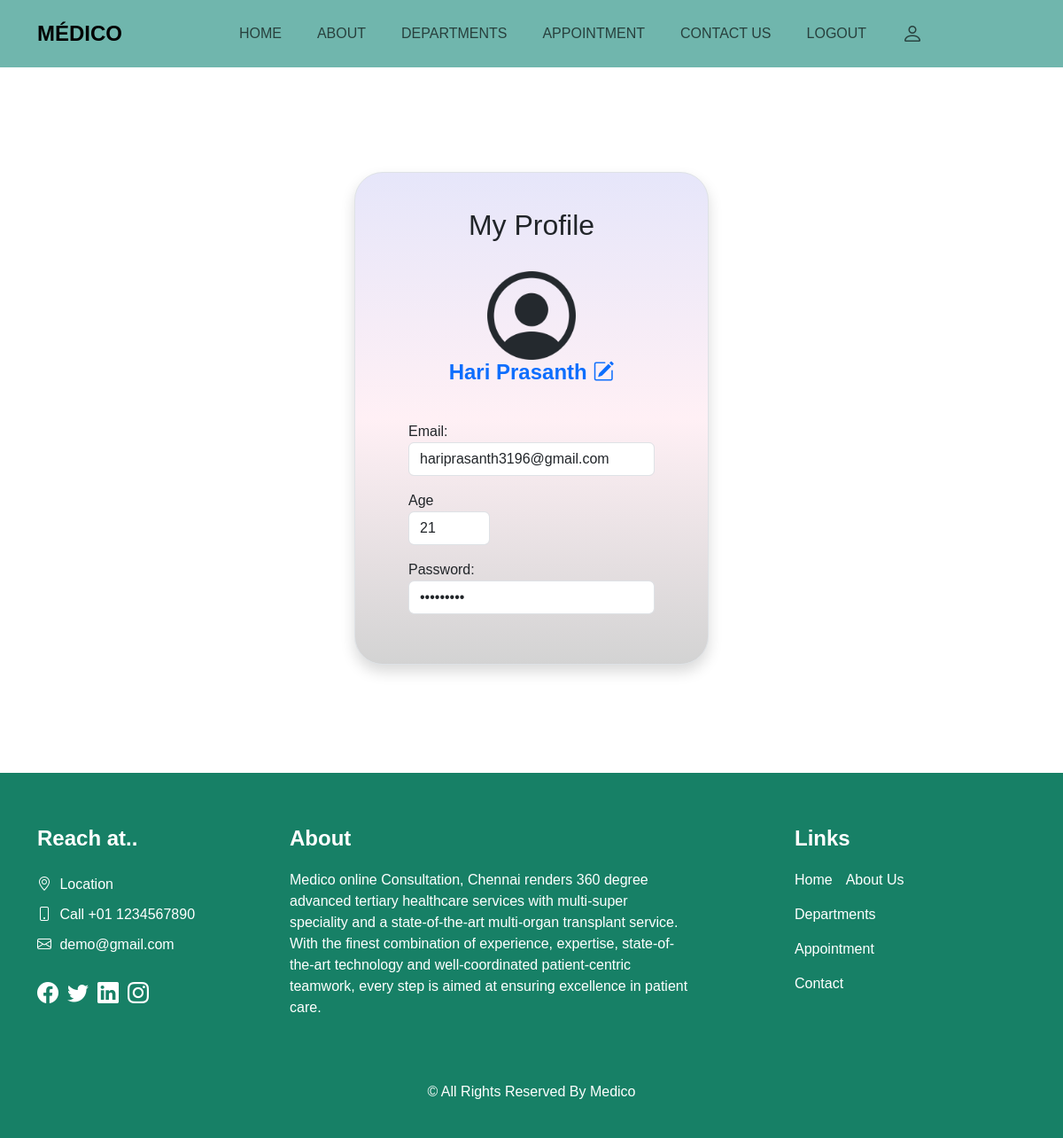
The app's page /profile (signed in) with its own data.
### docapp/models.py (models this page shows)
class Dsignup(models.Model):
    FirstName=models.CharField(max_length=30)
    LastName=models.CharField(max_length=30)
    Gender=models.CharField(max_length=10)
    Age=models.CharField(max_length=3)
    Email=models.CharField(max_length=40)
    Password=models.CharField(max_length=20)
    TandC=models.CharField(max_length=10)
    def __str__(self):
        return self.Email +", "+ self.FirstName

### docapp/views.py (the view)
# urls.py: path("profile", views.profile, name="profile"),
def profile(request):
    if(request.user):
        u=request.user.email
        print(u)
        obj=Dsignup.objects.filter(Email=u)
        obj1=Psignup.objects.filter(Email=u)
        if obj:
            data=obj
            print(obj)
        else:
            data=obj1
            print(obj1)
    return render(request, "profile.html", locals())

### templates/profile.html (shortened to what this page needs)
{% extends 'base.html' %}
{% block profile %}
<div class="sub_page mt-5 pt-4">
    <div class="d-flex justify-content-center align-items-center min-vh-100 mx-auto" style="width: 400px;">
    <div class="border rounded-5 p-3 bg-white shadow box-area w-90" style="background:linear-gradient(lavender,lavenderblush,lightgray)">
       <div class="m-2">
        <form action="" method="POST">
            {% if gi %}
            <div class="row m-4 align-items-center">
                <div class="header-text mb-4" style="text-align: center;">
                    <h2>My Profile</h2>
                </div>
                <div class="mb-3" style="text-align:center;">
                    <img src="/static/images/profile-circle-icon-512x512-dt9lf8um.png" alt="" height="100px">
                    <div class="col-sm-3 input-group">
                        <div class="col-sm m-3">
                            <label for="">FirstName</label>
                            <input type="text" class="form-control" name="fname" value="{{gi.FirstName}}">
                        </div>
                        <div class="col-sm m-3">
                            <label for="">Last Name</label>
                            <input type="text" class="form-control" name="lname" value="{{gi.LastName}}">
                        </div>
                    </div>
                </div>
                <div class="col-sm input-group mb-3">
                    <div class="col-sm">
                        <label class="email">Email: </label>
                        <input type="text" class="form-control" name="gemail" id="email" value="{{gi.Email}}" readonly>
                    </div>
                </div>
                <div class="row">
                    <div class="col-md-5 mb-3">
                        <label for="age">Age</label>
                        <input type="number" class="form-control" id="age" value="{{gi.Age}}" readonly>
                    </div>
                </div>
                <div class="col-sm input-group mb-3">
                    <div class="col-sm">
                        <label for="password">Password: </label>
                        <input type="password" class="form-control" id="password" value="{{gi.Password}}" readonly>
                    </div>
                </div>
                <div class="row">
                    <div class="col">
                        <button type="submit" class="btn btn-primary">Save</button>
                    </div>
                </div>
            </div>
            {% else %}
            {% for i in data %}
            <div class="row m-4 align-items-center">
                <div class="header-text mb-4" style="text-align: center;">
                    <h2>My Profile</h2>
                </div>
                <div class="mb-3" style="text-align:center;">
                    <img src="/static/images/profile-circle-icon-512x512-dt9lf8um.png" alt="" height="100px">
                    <div class="col-sm input-group mb-3">
                        <div class="col-sm">
                            <h4 class="text-primary"><strong>{{i.FirstName}}{{" "}}{{i.LastName}}
                            </strong><a href="{% url 'profile' %}/{{i.id}}"><i class="bi bi-pencil-square"></i></a></h4>
                        </div>
                    </div>
                </div>
                <div class="col-sm input-group mb-3">
                    <div class="col-sm">
                        <label class="email">Email: </label>
                        <input type="text" class="form-control" id="email" value="{{i.Email}}" required readonly>
                    </div>
                </div>
                <div class="row">
                    <div class="col-md-5 mb-3">
                        <label for="age">Age</label>
                        <input type="number" class="form-control" id="age" value="{{i.Age}}" readonly>
                    </div>
                </div>
                <div class="col-sm input-group mb-3">
                    <div class="col-sm">
                        <label for="password">Password: </label>
                        <input type="password" class="form-control" id="password" value="{{i.Password}}" readonly>
                    </div>
                </div>
            </div>
            {% endfor %}
            {% endif %}
        </form>
        </div>
    </div>
    </div>
<div>
{% endblock %}

### static/style.css (style rules this page uses)
body { font-family: 'Nunito', sans-serif; }
a, a:hover, a:focus { text-decoration: none; }
body { font-family: 'Poppins', sans-serif; }
.box-area { width: 930px; }
::placeholder { font-size: 16px; }
.rounded-5 { border-radius: 30px; }

### records on screen
Dsignup: FirstName "Hari", LastName "Prasanth", Email "hariprasanth3196@gmail.com", Age "21"
